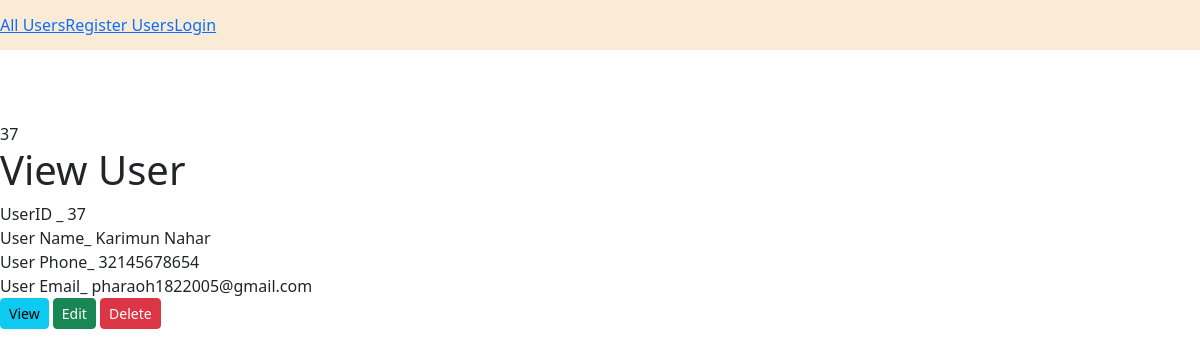
Page /testProject/view-users.php?id=37 on the committed database.
### tables this page shows
CREATE TABLE `users` (
  `u_id` int NOT NULL,
  `u_name` varchar(30) DEFAULT NULL,
  `u_phone` varchar(15) DEFAULT NULL,
  `u_email` varchar(50) DEFAULT NULL,
  `u_password` varchar(200) DEFAULT NULL
);

### testProject/view-users.php (the view, shortened to what this page needs)
<?php
include('connection.php');
echo $userID =  $_GET['id'];
?>
<!doctype html>
<html lang="en">
  <head>
    <link href="https://cdn.jsdelivr.net/npm/bootstrap@5.3.8/dist/css/bootstrap.min.css" rel="stylesheet">
  </head>
  <body>
<h1> View User</h1>
<?php
$sql = "SELECT * FROM users where u_id = '$userID' ";
$result = $conn->query($sql);
if ($result->num_rows > 0) {
	while($row = $result->fetch_assoc()) {
	echo "<tr>
UserID _ ".$row['u_id']."<br>
User Name_ ".$row['u_name']."<br>
User Phone_ ".$row['u_phone']."<br>
User Email_ ".$row['u_email']."<br>
<a class='btn btn-info btn-sm' href='view-users.php?id=".$row['u_id']."'>View</a>
<a class='btn btn-success btn-sm' href='edit-users.php?id=".$row['u_id']."'>Edit</a>
<a class='btn btn-danger btn-sm' href='delete-users.php?DeleteUserID=".$row['u_id']."'>Delete</a>
";
	}
}
?>
  </body>
</html>

### rows in the picture
users: u_id "37", u_name "Karimun Nahar", u_phone "32145678654", u_email "pharaoh1822005@gmail.com"

### other values in the picture
$userID =  $_GET['id'] "37"
